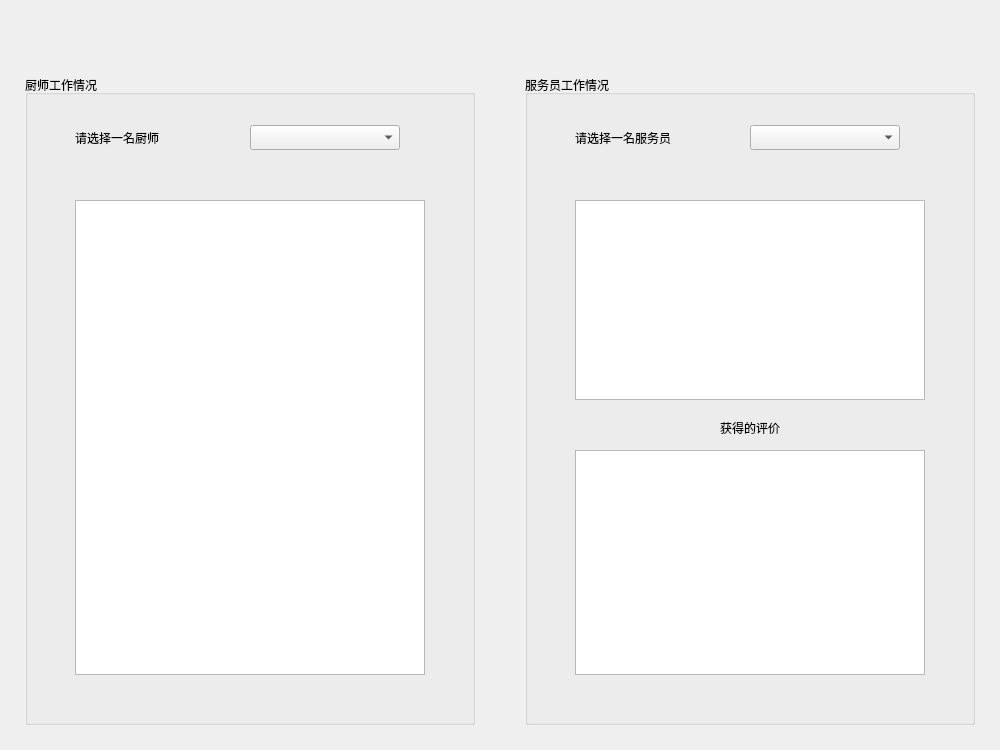
<?xml version="1.0" encoding="UTF-8"?>
<ui version="4.0">
 <class>ManagerView</class>
 <widget class="QDialog" name="ManagerView">
  <property name="geometry">
   <rect>
    <x>0</x>
    <y>0</y>
    <width>1000</width>
    <height>750</height>
   </rect>
  </property>
  <property name="windowTitle">
   <string>餐厅经理</string>
  </property>
  <widget class="QLabel" name="lblInfo">
   <property name="geometry">
    <rect>
     <x>25</x>
     <y>25</y>
     <width>375</width>
     <height>25</height>
    </rect>
   </property>
   <property name="text">
    <string/>
   </property>
  </widget>
  <widget class="QGroupBox" name="gbCook">
   <property name="geometry">
    <rect>
     <x>25</x>
     <y>75</y>
     <width>450</width>
     <height>650</height>
    </rect>
   </property>
   <property name="title">
    <string>厨师工作情况</string>
   </property>
   <widget class="QTableView" name="tbCook">
    <property name="geometry">
     <rect>
      <x>50</x>
      <y>125</y>
      <width>350</width>
      <height>475</height>
     </rect>
    </property>
   </widget>
   <widget class="QComboBox" name="cbCook">
    <property name="geometry">
     <rect>
      <x>225</x>
      <y>50</y>
      <width>150</width>
      <height>25</height>
     </rect>
    </property>
   </widget>
   <widget class="QLabel" name="lblCook">
    <property name="geometry">
     <rect>
      <x>50</x>
      <y>50</y>
      <width>150</width>
      <height>25</height>
     </rect>
    </property>
    <property name="text">
     <string>请选择一名厨师</string>
    </property>
   </widget>
  </widget>
  <widget class="QGroupBox" name="gbWaitor">
   <property name="geometry">
    <rect>
     <x>525</x>
     <y>75</y>
     <width>450</width>
     <height>650</height>
    </rect>
   </property>
   <property name="title">
    <string>服务员工作情况</string>
   </property>
   <widget class="QComboBox" name="cbWaitor">
    <property name="geometry">
     <rect>
      <x>225</x>
      <y>50</y>
      <width>150</width>
      <height>25</height>
     </rect>
    </property>
   </widget>
   <widget class="QLabel" name="lblWaitor">
    <property name="geometry">
     <rect>
      <x>50</x>
      <y>50</y>
      <width>150</width>
      <height>25</height>
     </rect>
    </property>
    <property name="text">
     <string>请选择一名服务员</string>
    </property>
   </widget>
   <widget class="QTableView" name="tbWaitor">
    <property name="geometry">
     <rect>
      <x>50</x>
      <y>125</y>
      <width>350</width>
      <height>200</height>
     </rect>
    </property>
   </widget>
   <widget class="QTableView" name="tbComm">
    <property name="geometry">
     <rect>
      <x>50</x>
      <y>375</y>
      <width>350</width>
      <height>225</height>
     </rect>
    </property>
   </widget>
   <widget class="QLabel" name="lblComm">
    <property name="geometry">
     <rect>
      <x>150</x>
      <y>340</y>
      <width>150</width>
      <height>25</height>
     </rect>
    </property>
    <property name="text">
     <string>获得的评价</string>
    </property>
    <property name="alignment">
     <set>Qt::AlignCenter</set>
    </property>
   </widget>
  </widget>
 </widget>
 <layoutdefault spacing="6" margin="11"/>
 <resources/>
 <connections>
  <connection>
   <sender>cbCook</sender>
   <signal>currentTextChanged(QString)</signal>
   <receiver>ManagerView</receiver>
   <slot>BindCook(QString)</slot>
   <hints>
    <hint type="sourcelabel">
     <x>337</x>
     <y>132</y>
    </hint>
    <hint type="destinationlabel">
     <x>480</x>
     <y>51</y>
    </hint>
   </hints>
  </connection>
  <connection>
   <sender>cbWaitor</sender>
   <signal>currentTextChanged(QString)</signal>
   <receiver>ManagerView</receiver>
   <slot>BindWaitor(QString)</slot>
   <hints>
    <hint type="sourcelabel">
     <x>858</x>
     <y>141</y>
    </hint>
    <hint type="destinationlabel">
     <x>949</x>
     <y>50</y>
    </hint>
   </hints>
  </connection>
 </connections>
 <slots>
  <slot>BindCook(QString)</slot>
  <slot>BindWaitor(QString)</slot>
 </slots>
</ui>
